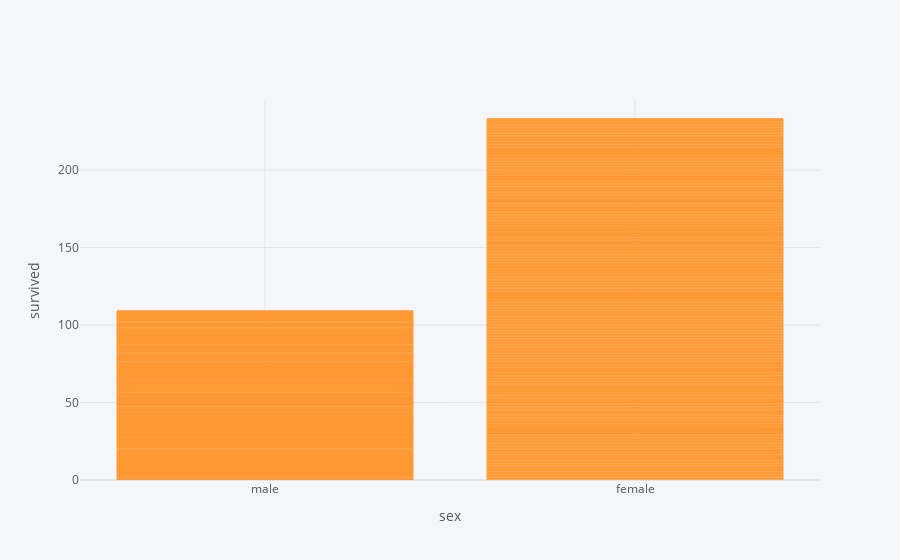

Notebook cell for this chart:
### Code cell
df5.iplot(x='sex',y='survived', kind = 'bar', xTitle = 'sex', yTitle = 'survived')

### Figure 1 — Plotly figure (JSON) as saved in the notebook; plotly's stock layout.template omitted (floating-point values rounded to 4 significant figures; data arrays with more than 128 entries replaced by an {"elided": "..."} marker saying what was removed)
{"data": [{"marker": {"color": "rgba(255, 153, 51, 0.6)", "line": {"color": "rgba(255, 153, 51, 1.0)", "width": 1}}, "name": "survived", "orientation": "v", "text": "", "type": "bar", "x": {"elided": "891 str values"}, "y": {"elided": "891 int values"}}], "layout": {"legend": {"bgcolor": "#F5F6F9", "font": {"color": "#4D5663"}}, "paper_bgcolor": "#F5F6F9", "plot_bgcolor": "#F5F6F9", "title": {"font": {"color": "#4D5663"}}, "xaxis": {"gridcolor": "#E1E5ED", "showgrid": true, "tickfont": {"color": "#4D5663"}, "title": {"font": {"color": "#4D5663"}, "text": "sex"}, "zerolinecolor": "#E1E5ED"}, "yaxis": {"gridcolor": "#E1E5ED", "showgrid": true, "tickfont": {"color": "#4D5663"}, "title": {"font": {"color": "#4D5663"}, "text": "survived"}, "zerolinecolor": "#E1E5ED"}}}
